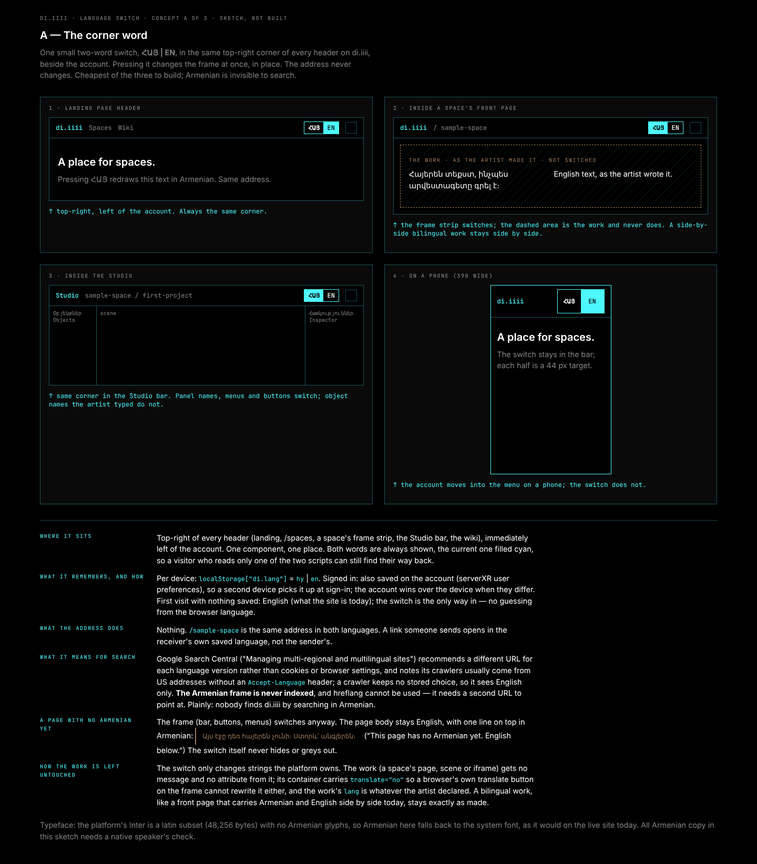
#> input picture docs/design/lang-switch/shots/concept-a-1440x900.png, 757 x 864 px, shrunk from 1440 x 1643 before the run, given as the content of the folder ../../docs/design/lang-switch/shots/concept-a-1440x900.png, which was not available
$ python picture-light.py ../../docs/design/lang-switch/shots/concept-a-1440x900.png
#> lines starting #> are read from the running program, lines starting #| are printed output that depends on the picture; pictures that were not available may be replaced by others from this repository, and a replacement may not be noted
#!/usr/bin/env python3
"""picture-light.py — how much light a picture shows, in numbers (room-vs-studio-shots.cjs, 2026-10-15).

Per PNG, on one crop for all (default: the middle 94 % across, 18-94 % down: the page's bars and chips stay out):
  mean   mean luma 0-255 (Rec. 709 weights on the sRGB values, as the env-pick sheets measured)
  bright share of pixels with luma > 128
  lit    share of pixels with luma > 25
  beam   share of pixels in the AIR (the upper 60 % of the crop) brighter than 3x that band's median and > 40:
         a beam in haze is a bright streak over a dark hall. An approximation, stated, not a segmentation.
Usage: picture-light.py DIR [--json out.json]   (reads DIR/shots.json when it is there, adds the numbers to each shot)
"""
import json
import sys
from pathlib import Path

import numpy as np
from PIL import Image


def light_of(path, crop=(0.03, 0.18, 0.97, 0.94)):
#> called with crop = (0.03, 0.18, 0.97, 0.94)
    im = np.asarray(Image.open(path).convert('RGB'), dtype=np.float32)
    h, w, _ = im.shape
#> h = 864; w = 757
    x0, y0, x1, y1 = int(crop[0] * w), int(crop[1] * h), int(crop[2] * w), int(crop[3] * h)
#> x0 = 22; y0 = 155; x1 = 734; y1 = 812
    c = im[y0:y1, x0:x1]
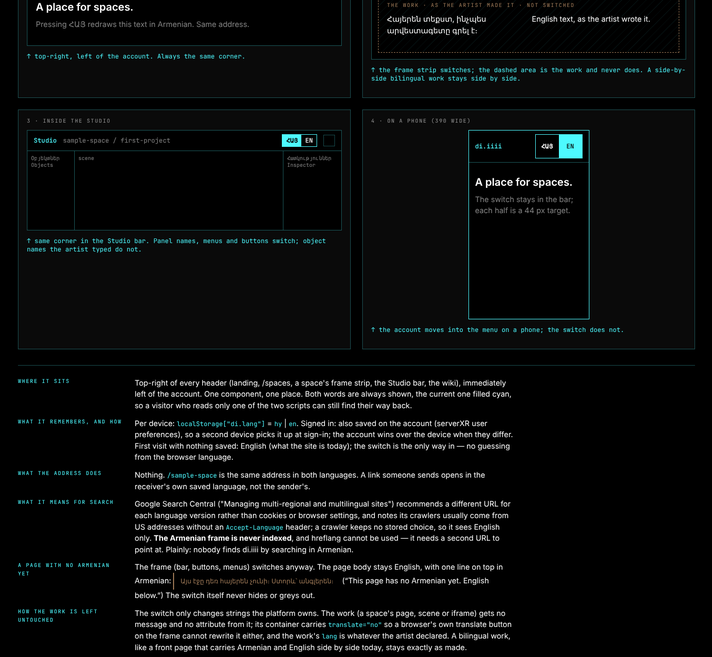
#> c: shape (657, 712, 3) float32; mean R, G, B 10.6, 12.4, 12.4
    y = 0.2126 * c[..., 0] + 0.7152 * c[..., 1] + 0.0722 * c[..., 2]
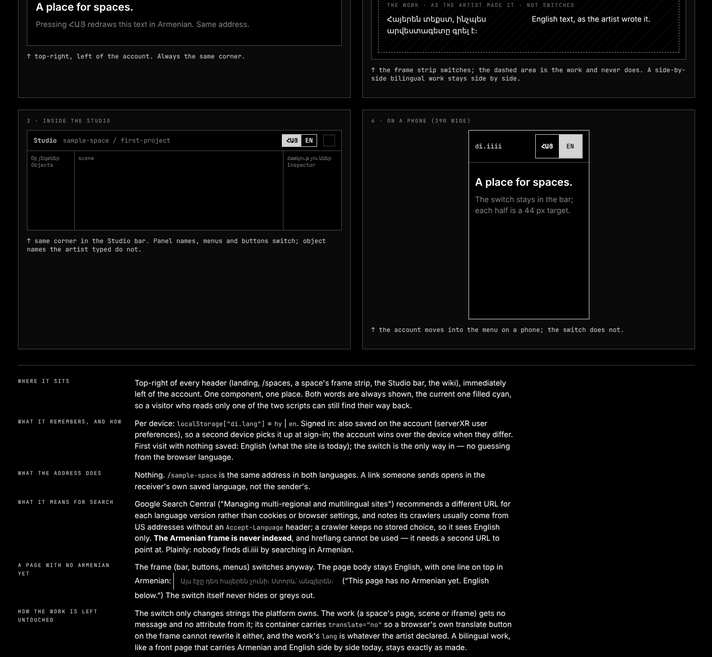
#> y: shape (657, 712) float32; min 0, max 255, mean 12
    air = y[: int(0.6 * y.shape[0])]
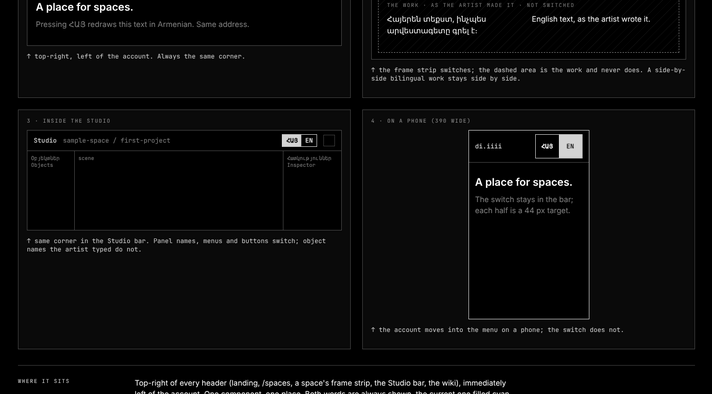
#> air: shape (394, 712) float32; min 0, max 255, mean 10.4
    floor = max(float(np.median(air)) * 3, 40.0)
#> floor = 40
    return {
        'mean': round(float(y.mean()), 1),
        'bright': round(float((y > 128).mean()) * 100, 2),
        'lit': round(float((y > 25).mean()) * 100, 1),
        'beam': round(float((air > floor).mean()) * 100, 2),
    }


def main():
    d = Path(sys.argv[1])
    shots_file = d / 'shots.json'
    data = json.loads(shots_file.read_text()) if shots_file.exists() else {'shots': [{'file': p.name} for p in sorted(d.glob('*.png'))]}
    for s in data['shots']:
        if s.get('file') and (d / s['file']).exists():
            s['light'] = light_of(d / s['file'])
            print(f"{s['file']:<44} mean {s['light']['mean']:>5}  bright {s['light']['bright']:>5} %  lit {s['light']['lit']:>5} %  beam {s['light']['beam']:>5} %")
#| concept-a-1440x900.png                       mean  12.0  bright  2.52 %  lit   9.7 %  beam  4.44 %
    out = sys.argv[sys.argv.index('--json') + 1] if '--json' in sys.argv else shots_file
    Path(out).write_text(json.dumps(data, indent=1))


if __name__ == '__main__':
    main()

$ run again, on docs/design/lang-switch/shots/concept-c-1440x900.png
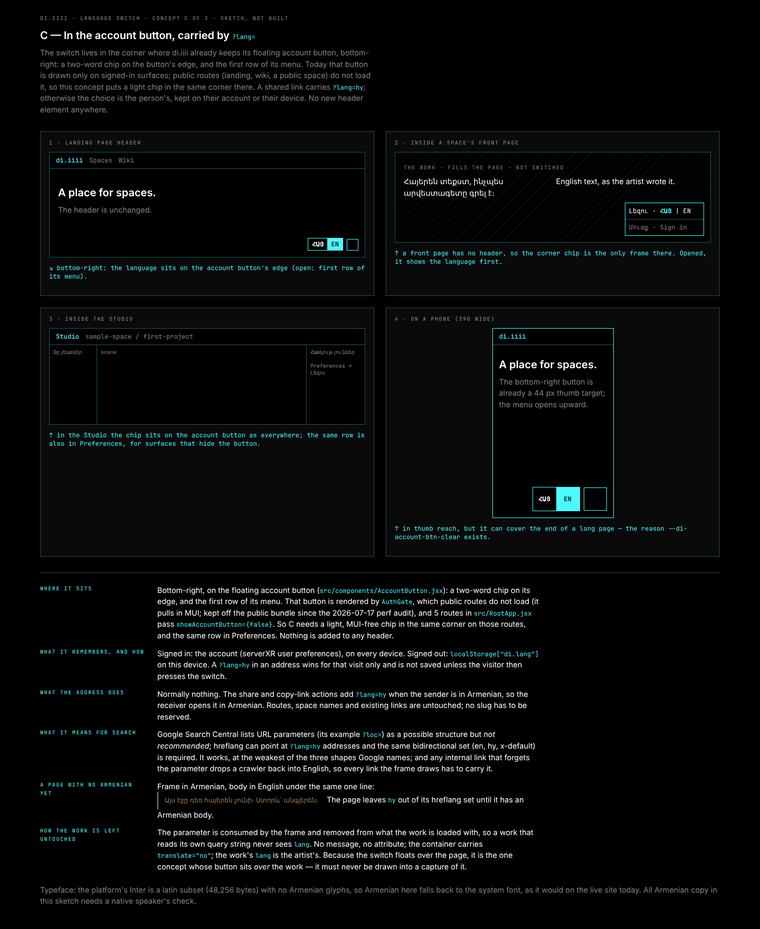
#> input picture docs/design/lang-switch/shots/concept-c-1440x900.png, 760 x 929 px, shrunk from 1440 x 1761 before the run, given as the content of the folder ../../docs/design/lang-switch/shots/concept-c-1440x900.png, which was not available
#> in light_of, `y = 0.2126 * c[..., 0] + 0.7152 * c[..., 1] + 0.0722 * c[..., 2]`:
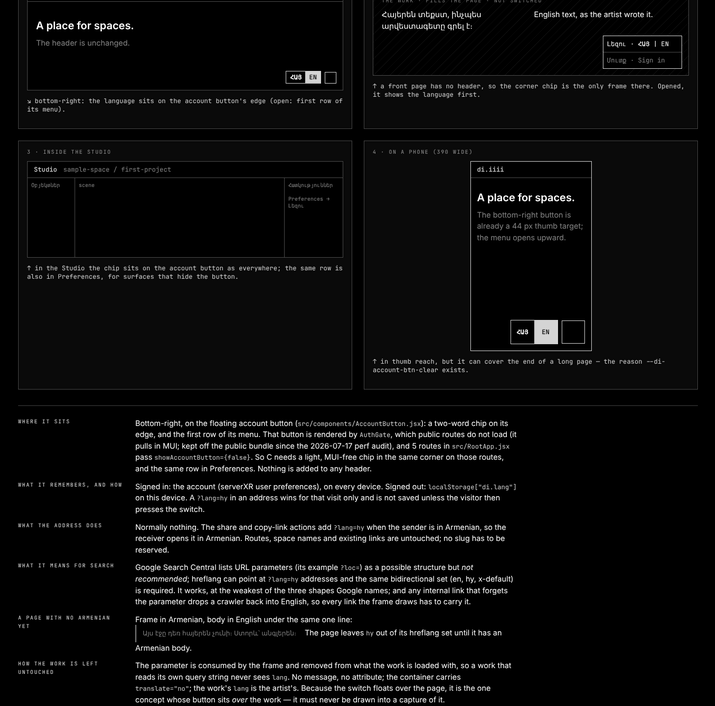
#> y: shape (706, 715) float32; min 0, max 255, mean 11.4
#> in light_of, `air = y[: int(0.6 * y.shape[0])]`:
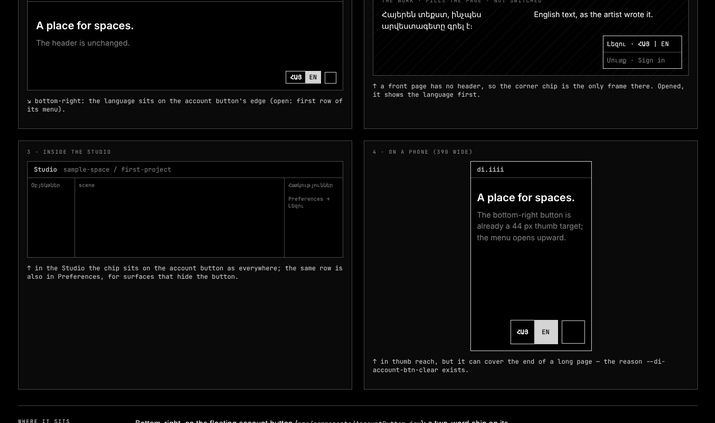
#> air: shape (423, 715) float32; min 0, max 255, mean 9.8
#> floor = 40
#| concept-c-1440x900.png                       mean  11.4  bright  2.25 %  lit   9.3 %  beam  4.14 %

$ run again, on docs/design/lang-switch/shots/concept-c-390x844.png
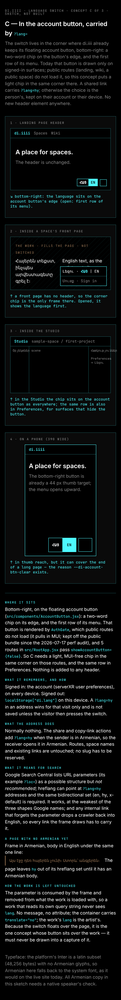
#> input picture docs/design/lang-switch/shots/concept-c-390x844.png, 121 x 1000 px, shrunk from 390 x 3228 before the run, given as the content of the folder ../../docs/design/lang-switch/shots/concept-c-390x844.png, which was not available
#> in light_of, `y = 0.2126 * c[..., 0] + 0.7152 * c[..., 1] + 0.0722 * c[..., 2]`:
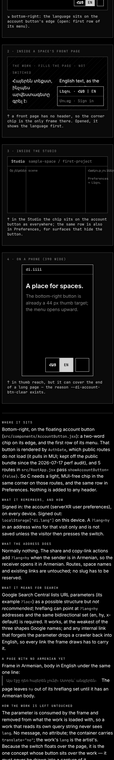
#> y: shape (760, 114) float32; min 0, max 226, mean 18.8
#> in light_of, `air = y[: int(0.6 * y.shape[0])]`:
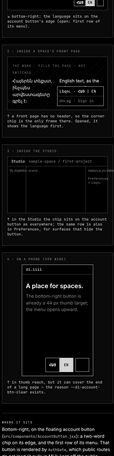
#> air: shape (456, 114) float32; min 0, max 226, mean 14.6
#> floor = 40
#| concept-c-390x844.png                        mean  18.8  bright  1.46 %  lit  20.8 %  beam 10.32 %
